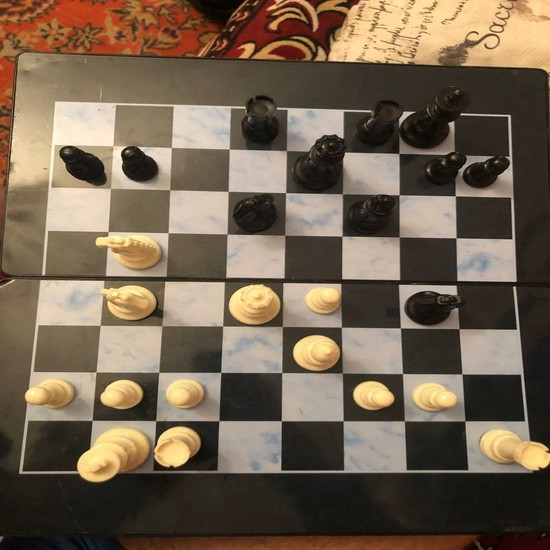
#> input picture dataset/4.jpg, 550 x 550 px
$ python crop.py   (older library calls are emulated)
#> lines starting #> are read from the running program, lines starting #| are printed output that depends on the picture; after the words box and inside, x2 and y2 are one past the last pixel; in counts of white or black regions, pixels touching at a corner belong together
### chessboard_detection.py
import matplotlib.pyplot as plt
from PIL import Image
import numpy as np
import cv2

# [197 lines left out: functions generateNewBestFit, getMinSaddleDist, findGoodPoints, getIdentityGrid, getInitChessGrid, makeChessGrid and 4 more, not called in this run]

def simplifyContours(contours):
  for i in range(len(contours)):
    # Approximate contour and update in place
    contours[i] = cv2.approxPolyDP(contours[i],0.04*cv2.arcLength(contours[i],True),True)


def getContours(img, edges, iters=10):
    # Morphological Gradient to get internal squares of canny edges.
    kernel = cv2.getStructuringElement(cv2.MORPH_ELLIPSE,(3,3))
    edges_gradient = cv2.morphologyEx(edges, cv2.MORPH_GRADIENT, kernel)
    contours, hierarchy = cv2.findContours(edges_gradient, cv2.RETR_CCOMP, cv2.CHAIN_APPROX_SIMPLE)

    simplifyContours(contours)

    return np.array(contours), hierarchy[0]

def nonmax_sup(img, win=10):
    w, h = img.shape
#     img = cv2.blur(img, ksize=(5,5))
    img_sup = np.zeros_like(img, dtype=np.float64)
    for i,j in np.argwhere(img):
        # Get neigborhood
        ta=max(0,i-win)
        tb=min(w,i+win+1)
        tc=max(0,j-win)
        td=min(h,j+win+1)
        cell = img[ta:tb,tc:td]
        val = img[i,j]
        if np.sum(cell.max() == cell) > 1:
            print(cell.argmax())
        if cell.max() == val:
            img_sup[i,j] = val
    return img_sup

def pruneSaddle(s):
    thresh = 128
    score = (s>0).sum()
    while (score > 10000):
        thresh = thresh*2
        s[s<thresh] = 0
        score = (s>0).sum()

def getSaddle(gray_img):
    img = gray_img.astype(np.float64)
    gx = cv2.Sobel(img,cv2.CV_64F,1,0)
    gy = cv2.Sobel(img,cv2.CV_64F,0,1)
    gxx = cv2.Sobel(gx,cv2.CV_64F,1,0)
    gyy = cv2.Sobel(gy,cv2.CV_64F,0,1)
    gxy = cv2.Sobel(gx,cv2.CV_64F,0,1)

    S = gxx*gyy - gxy**2
    return S

# [7 lines left out: function getUnwarpedPoints, not called in this run]

def loadImage(filepath):
#> called with filepath = 'dataset/4.jpg'
    img_orig = Image.open(filepath)
#> img_orig is the input picture: PIL image 550x550 RGB; mean R, G, B 116, 99.2, 80.3
    img_width, img_height = img_orig.size
#> img_width = 550; img_height = 550

    # Resize
    aspect_ratio = min(550./img_width, 550./img_height)
#> aspect_ratio = 1
    new_width, new_height = ((np.array(img_orig.size) * aspect_ratio)).astype(int)
#> new_width = 550; new_height = 550
    img = img_orig.resize((new_width,new_height), resample=Image.BILINEAR)
    img = img.convert('L') # grayscale
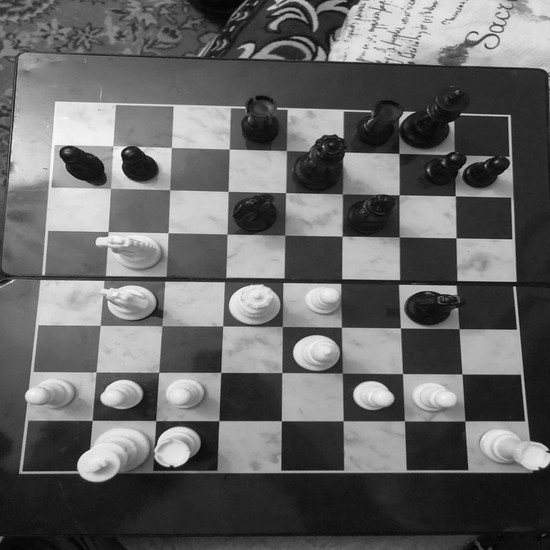
#> img: PIL image 550x550 L; min 2, max 251, mean 102.1
    img = np.array(img)

    return img

# [40 lines left out: functions getBestLines, getGrads, not called in this run]

def findChessboard(img, min_pts_needed=15, max_pts_needed=25):
#> called with min_pts_needed = 15, max_pts_needed = 25
    blur_img = cv2.blur(img, (3,3)) # Blur it
    saddle = getSaddle(blur_img)
#> in getSaddle, `gy = cv2.Sobel(img,cv2.CV_64F,0,1)`:
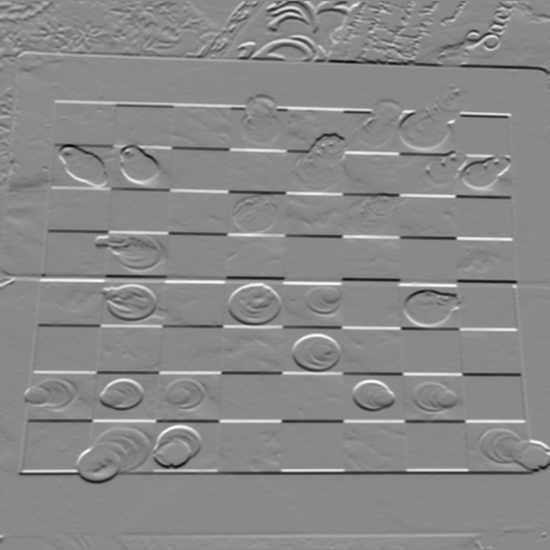
#> gy: shape (550, 550) float64; min -535, max 460, mean -1; drawn with min black and max white
#> in getSaddle, `gyy = cv2.Sobel(gy,cv2.CV_64F,0,1)`:
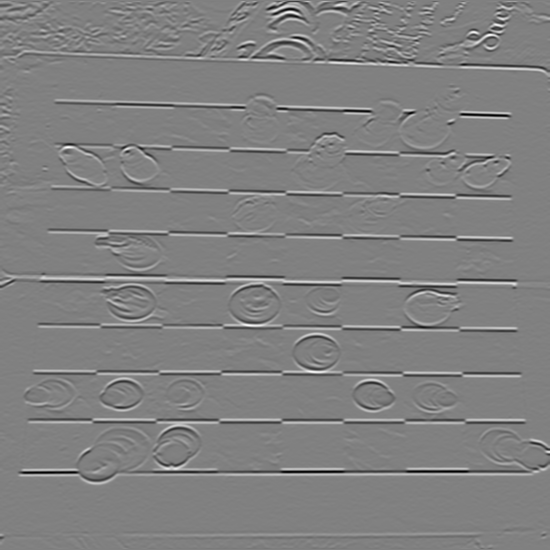
#> gyy: shape (550, 550) float64; min -2448, max 2402, mean 0.1; drawn with min black and max white
#> in getSaddle, `S = gxx*gyy - gxy**2`:
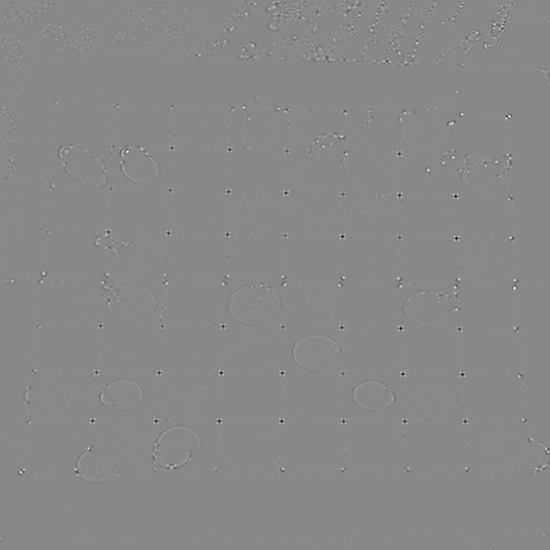
#> S: shape (550, 550) float64; min -2464580, max 2124176, mean -31.1; drawn with min black and max white
    saddle = -saddle
    saddle[saddle<0] = 0
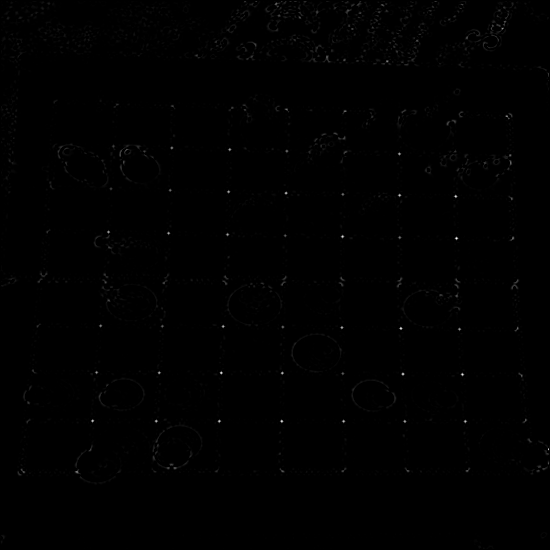
#> saddle: shape (550, 550) float64; min 0, max 2464580, mean 8338.7; drawn with min black and max white
    pruneSaddle(saddle)
#> in pruneSaddle, `score = (s>0).sum()`: score = 169612
#> the loop in pruneSaddle, `while (score > 10000):` made 9 passes
#> (thresh, score) on passes 1 to 9: (256, 114108), (512, 92149), (1024, 74961), (2048, 61100), (4096, 49020), (8192, 37479), (16384, 26376), (32768, 16224), (65536, 8770)
#> after the loop in pruneSaddle, `while (score > 10000):`: thresh = 65536
    s2 = nonmax_sup(saddle)
#> the loop in nonmax_sup, `for i,j in np.argwhere(img):` made 8770 passes
#> (i, j, ta, tb, tc, td, val) on passes 1, 3, 4: (1, 33, 0, 12, 23, 44, 68256), (1, 35, 0, 12, 25, 46, 77068), (1, 42, 0, 12, 32, 53, 84048)
    s2[s2<100000]=0
#> s2: shape (550, 550) float64; min 0, max 2464580, mean 480.5
    spts = np.argwhere(s2)
#> spts = 249 pairs, first value 1 to 546, second value 3 to 548

    edges = cv2.Canny(img, 20, 250)
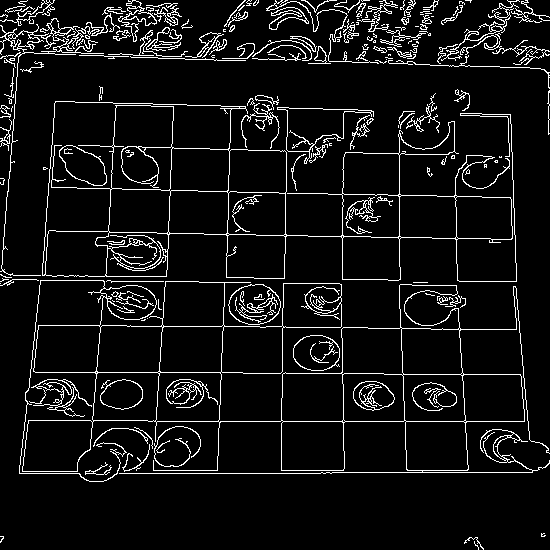
#> edges: shape (550, 550); 7.3% white in thin lines or dots
    contours_all, hierarchy = getContours(img, edges)
#> in getContours, `edges_gradient = cv2.morphologyEx(edges, cv2.MORPH_GRADIENT, kernel)`:
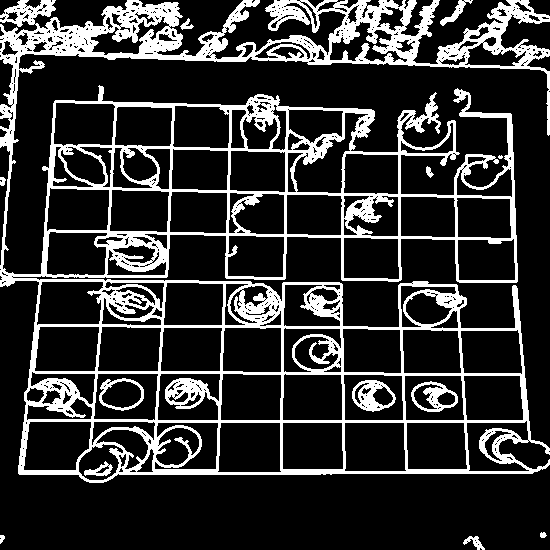
#> edges_gradient: shape (550, 550); 19.6% white; 13 white regions (1 under 20 px)
#> in getContours, `contours, hierarchy = cv2.findContours(edges_gradient, cv2.RETR_CCOMP,..`: contours = 789 contours, 594 with area under 20; largest, box (x1, y1, x2, y2) and area: (0, 0, 550, 483) 178469, (217, 422, 282, 473) 3062, (344, 422, 407, 472) 2943, (23, 421, 92, 471) 2898, (282, 422, 344, 470) 2836
#> after the loop in simplifyContours, `for i in range(len(contours)):`: contours = 789 contours, 600 with area under 20; largest, box (x1, y1, x2, y2) and area: (2, 10, 550, 475) 122457, (218, 422, 282, 473) 2989, (344, 422, 407, 472) 2882, (296, 112, 368, 193) 2814, (94, 373, 158, 420) 2752
    contours, hierarchy = pruneContours(contours_all, hierarchy, saddle)

    curr_num_good = 0
    curr_grid_next = None
    curr_grid_good = None
    curr_M = None

    for cnt_i in range(len(contours)):
        #print ("On Contour %d" % cnt_i)
        cnt = contours[cnt_i].squeeze()
        grid_curr, ideal_grid, M = getInitChessGrid(cnt)

        for grid_i in range(7):
            grid_curr, ideal_grid, _ = makeChessGrid(M, N=(grid_i+1))
            grid_next, grid_good = findGoodPoints(grid_curr, spts)
            num_good = np.sum(grid_good)
            #print('I %d (N=%d), num_good: %d of %d' % (grid_i, grid_i+1, num_good, grid_good.size))
            if num_good < 4:
                M = None
                #print ("Failed to converge on this one")
                break
            M, _ = generateNewBestFit(ideal_grid, grid_next, grid_good)
            # Check that a valid and reasonable M was returned
            if M is None or np.abs(M[0,0] / M[1,1]) > 15 or np.abs(M[1,1] / M[0,0]) > 15:
#             if M is None:
                M = None
                #print ("Failed to converge on this one")
                break
        if M is None:
            continue
        elif num_good > curr_num_good:
            curr_num_good = num_good
            curr_grid_next = grid_next
            curr_grid_good = grid_good
            curr_M = M

        # If we found something with more than max needed, good enough to stop here
        if num_good > max_pts_needed:
            break

    # If we found something
    if curr_num_good > min_pts_needed:
        final_ideal_grid = getIdentityGrid(2+2*7)-7
        return curr_M, final_ideal_grid, curr_grid_next, curr_grid_good, spts
    else:
        return None, None, None, None, None


# [35 lines left out: function tiles64, not called in this run]


def inference(img, view8x8=False):
    M, ideal_grid, grid_next, grid_good, spts = findChessboard(img)
    # View
    if M is not None:
        M, _ = generateNewBestFit((ideal_grid+8)*32, grid_next, grid_good) # generate mapping for warping image
        img_warp = cv2.warpPerspective(img, M, (17*32, 17*32), flags=cv2.WARP_INVERSE_MAP)

        best_lines_x, best_lines_y = getBestLines(img_warp)

    xy_unwarp = getUnwarpedPoints(best_lines_x, best_lines_y, M)
    res = tiles64(xy_unwarp, view8x8)
    return res


# [10 lines that do not run on import are left out]

### crop.py
from PIL import Image
from chessboard_detection import inference, loadImage
import matplotlib.pyplot as plt
import numpy as np
import os

def cropChessboard(im, tiles, folder='temp_crops', padding = 12, n = 50):
    pictures = np.empty((64,n,n,3))
    k=0
    for tile in tiles:
        xyxy = [min(tile[0:2]), min(tile[2:4]), max(tile[0:2]), max(tile[2:4])]
        xyxy[0] -= padding
        xyxy[1] -= padding
        xyxy[2] += padding
        xyxy[3] += padding
        xyxy = [max(0, int(c)) for c in xyxy]    # preventing negative and float coordinates
        cropped = im[xyxy[1]:xyxy[3], xyxy[0]:xyxy[2]]
        cropped = Image.fromarray(cropped)

        cropped = cropped.resize((n, n), resample=Image.BILINEAR)
        cropped.save(f'{folder}/{k}.jpg')
        pictures[k] = np.array(cropped)
        k+=1
    return pictures # np.array

if __name__=='__main__':
    im = loadImage('dataset/4.jpg')
#> (the run stopped early here; a loop or call above may not have finished)

$ run again, with dataset/10.jpg copied over dataset/4.jpg
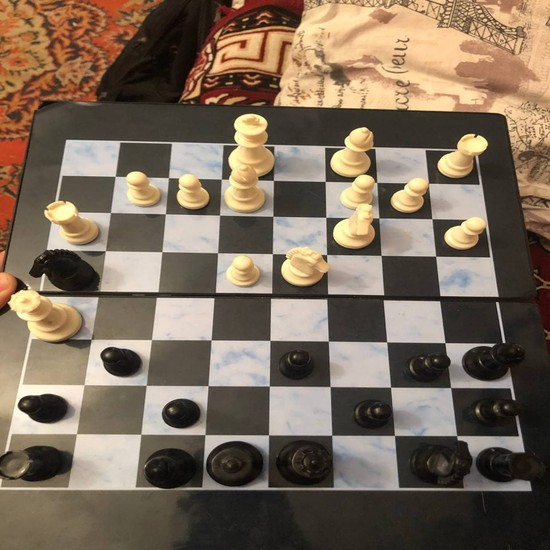
#> input picture dataset/10.jpg, 550 x 550 px
#> in loadImage, img_orig is the input picture: PIL image 550x550 RGB; mean R, G, B 123.9, 107.7, 90.6
#> in pruneSaddle, `score = (s>0).sum()`: score = 169624
#> the loop in pruneSaddle, `while (score > 10000):` made 10 passes
#> (thresh, score) on passes 1 to 8: (256, 125246), (512, 105829), (1024, 88930), (2048, 74836), (4096, 62394), (8192, 49911), (16384, 37106), (32768, 24245)
#> after the loop in pruneSaddle, `while (score > 10000):`: thresh = 131072
#> the loop in nonmax_sup, `for i,j in np.argwhere(img):` made 6754 passes
#> (i, j, ta, tb, tc, td, val) on passes 1, 3, 4: (1, 12, 0, 12, 2, 23, 156480), (1, 16, 0, 12, 6, 27, 222020), (1, 148, 0, 12, 138, 159, 195808)
#> spts = 284 pairs, first value 1 to 492, second value 1 to 548
#> in findChessboard, `edges = cv2.Canny(img, 20, 250)`:
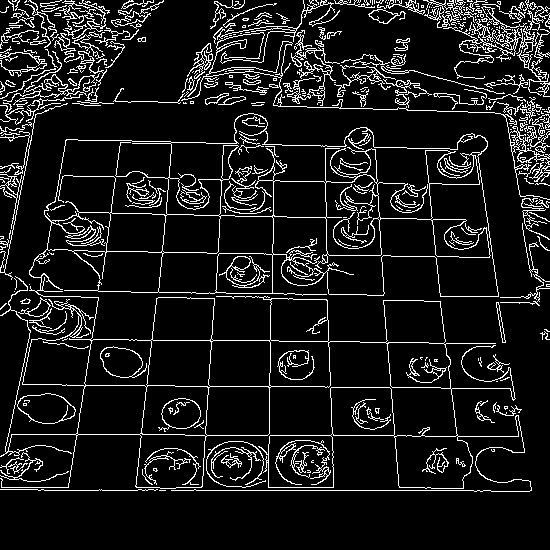
#> edges: shape (550, 550); 10.2% white in thin lines or dots, all inside (x1, y1, x2, y2) = (0, 0, 550, 492)
#> in getContours, `edges_gradient = cv2.morphologyEx(edges, cv2.MORPH_GRADIENT, kernel)`:
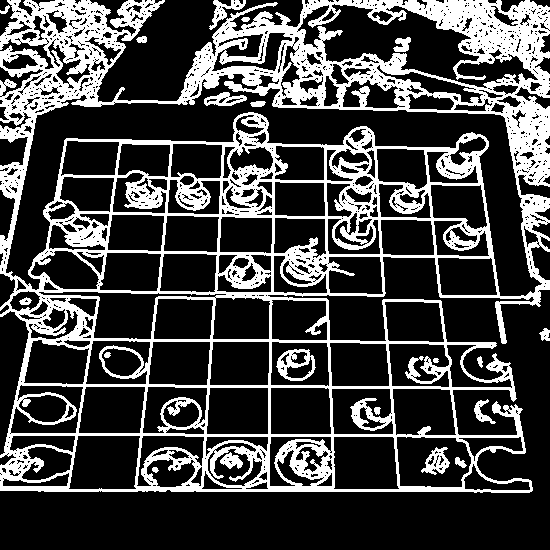
#> edges_gradient: shape (550, 550); 26.8% white; 20 white regions
#> in getContours, `contours, hierarchy = cv2.findContours(edges_gradient, cv2.RETR_CCOMP,..`: contours = 1475 contours, 1160 with area under 20; largest, box (x1, y1, x2, y2) and area: (0, 0, 550, 493) 232456, (5, 73, 543, 297) 26248, (297, 3, 539, 89) 8618, (68, 435, 141, 490) 3464, (396, 436, 472, 488) 3398
#> after the loop in simplifyContours, `for i in range(len(contours)):`: contours = 1475 contours, 1173 with area under 20; largest, box (x1, y1, x2, y2) and area: (0, 0, 550, 491) 195638, (5, 112, 543, 284) 20708, (69, 435, 140, 490) 3413, (333, 436, 400, 490) 3228, (396, 437, 465, 487) 3020

$ run again, with dataset/30.jpg copied over dataset/4.jpg
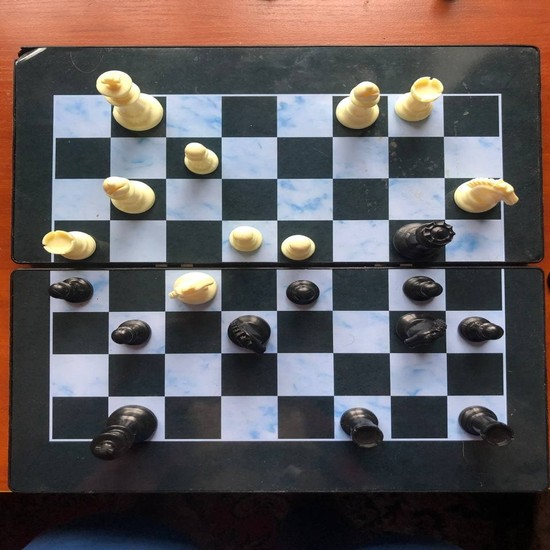
#> input picture dataset/30.jpg, 550 x 550 px
#> in loadImage, img_orig is the input picture: PIL image 550x550 RGB; mean R, G, B 95.1, 89.2, 90.5
#> in pruneSaddle, `score = (s>0).sum()`: score = 169996
#> the loop in pruneSaddle, `while (score > 10000):` made 9 passes
#> (thresh, score) on passes 1 to 8: (256, 126669), (512, 102108), (1024, 77057), (2048, 56421), (4096, 42527), (8192, 31873), (16384, 22319), (32768, 13606)
#> after the loop in pruneSaddle, `while (score > 10000):`: thresh = 65536
#> the loop in nonmax_sup, `for i,j in np.argwhere(img):` made 7178 passes
#> (i, j, ta, tb, tc, td, val) on passes 1 to 3: (3, 269, 0, 14, 259, 280, 74884), (3, 270, 0, 14, 260, 281, 81544), (43, 237, 33, 54, 227, 248, 80708)
#> in findChessboard, `s2[s2<100000]=0`:
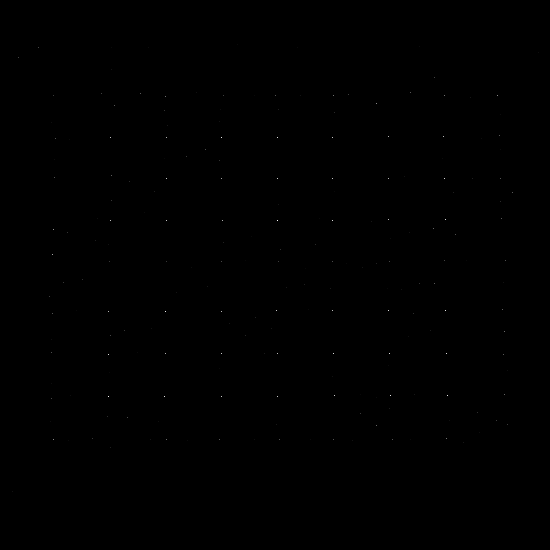
#> s2: shape (550, 550) float64; min 0, max 2890000, mean 594.8; drawn with min black and max white
#> spts = 209 pairs, first value 44 to 491, second value 12 to 538
#> edges: shape (550, 550); 6.2% white in thin lines or dots
#> in getContours, `edges_gradient = cv2.morphologyEx(edges, cv2.MORPH_GRADIENT, kernel)`:
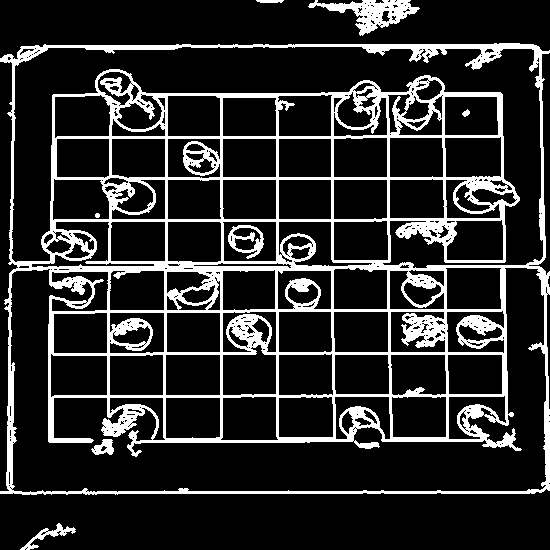
#> edges_gradient: shape (550, 550); 16.9% white; 8 white regions
#> in getContours, `contours, hierarchy = cv2.findContours(edges_gradient, cv2.RETR_CCOMP,..`: contours = 512 contours, 356 with area under 20; largest, box (x1, y1, x2, y2) and area: (0, 43, 550, 495) 240266, (10, 267, 547, 493) 43216, (11, 46, 544, 269) 35111, (220, 396, 279, 441) 2362, (50, 353, 108, 398) 2287
#> after the loop in simplifyContours, `for i in range(len(contours)):`: contours = 512 contours, 367 with area under 20; largest, box (x1, y1, x2, y2) and area: (0, 50, 550, 494) 240188, (14, 48, 544, 264) 36738, (11, 270, 541, 491) 32226, (222, 344, 277, 395) 2378, (221, 396, 279, 441) 2339

$ run again, with dataset/31.jpg copied over dataset/4.jpg
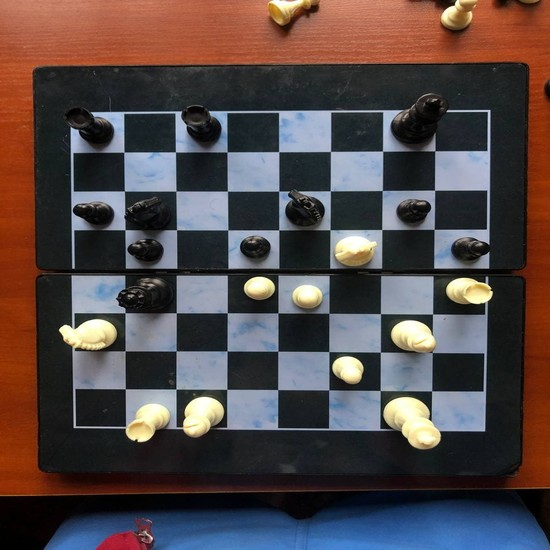
#> input picture dataset/31.jpg, 550 x 550 px
#> in loadImage, img_orig is the input picture: PIL image 550x550 RGB; mean R, G, B 83.6, 71.6, 71.1
#> in pruneSaddle, `score = (s>0).sum()`: score = 169097
#> the loop in pruneSaddle, `while (score > 10000):` made 9 passes
#> (thresh, score) on passes 1 to 8: (256, 117723), (512, 92651), (1024, 69459), (2048, 51279), (4096, 38163), (8192, 28035), (16384, 19327), (32768, 11598)
#> after the loop in pruneSaddle, `while (score > 10000):`: thresh = 65536
#> the loop in nonmax_sup, `for i,j in np.argwhere(img):` made 6469 passes
#> (i, j, ta, tb, tc, td, val) on passes 1, 3, 4: (1, 283, 0, 12, 273, 294, 71336), (1, 285, 0, 12, 275, 296, 125064), (1, 295, 0, 12, 285, 306, 94972)
#> s2: shape (550, 550) float64; min 0, max 2576096, mean 557.7
#> spts = 176 pairs, first value 1 to 548, second value 31 to 538
#> edges: shape (550, 550); 5.5% white in thin lines or dots
#> in getContours, `edges_gradient = cv2.morphologyEx(edges, cv2.MORPH_GRADIENT, kernel)`:
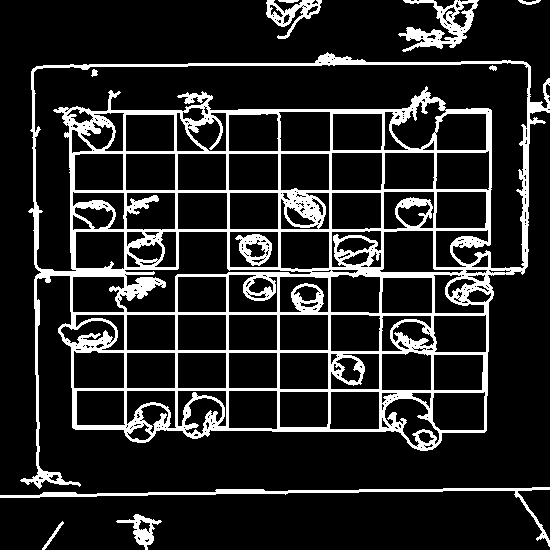
#> edges_gradient: shape (550, 550); 14.9% white; 11 white regions
#> in getContours, `contours, hierarchy = cv2.findContours(edges_gradient, cv2.RETR_CCOMP,..`: contours = 427 contours, 287 with area under 20; largest, box (x1, y1, x2, y2) and area: (20, 52, 550, 489) 172401, (33, 62, 529, 272) 31892, (119, 231, 312, 313) 4020, (379, 230, 464, 274) 2186, (278, 111, 331, 152) 2007
#> after the loop in simplifyContours, `for i in range(len(contours)):`: contours = 427 contours, 292 with area under 20; largest, box (x1, y1, x2, y2) and area: (20, 68, 550, 481) 171544, (36, 67, 529, 269) 24316, (119, 231, 312, 305) 6048, (381, 230, 464, 273) 2080, (402, 0, 479, 51) 2010
